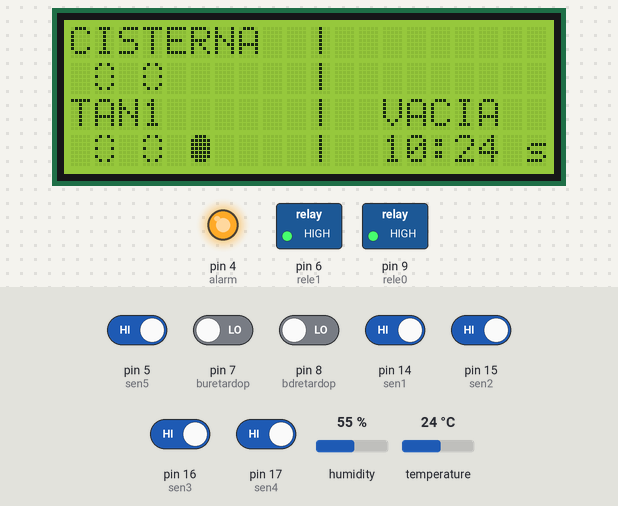
The sketch below on a simulated Arduino Uno, built with avr-gcc and run on an emulated ATmega328P. Parts: 20×4 character LCD, switched loads named in the sketch (green lamp = pin HIGH), output pins drawn as LEDs (lit = HIGH). The inputs (shaded band) are chosen by the test bench; at power-on: pin 5 (sen5), pin 14 (sen1), pin 15 (sen2), pin 16 (sen3), pin 17 (sen4) HIGH, pin 7 (buretardop), pin 8 (bdretardop) LOW, humidity 55 %, temperature 24 °C. The local clock reads 2024-03-15 10:24:30 at power-on unless the sketch sets it; storage starts empty.

Above: at 1.3 s.
1.4 s: pin 14 (sen1) driven LOW
At 2.4 s:
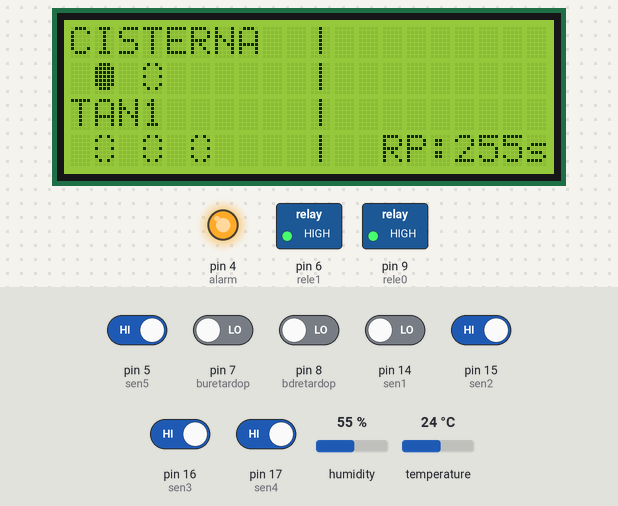
3.6 s: pin 15 (sen2) driven LOW
At 6.2 s:
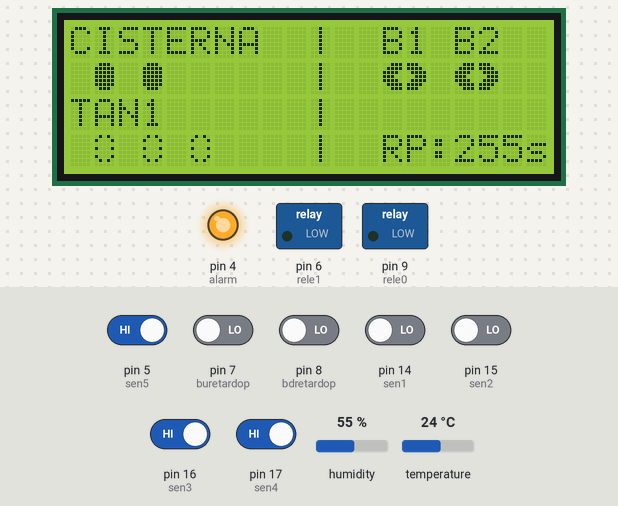
6.5 s: pin 16 (sen3) driven LOW
At 8.0 s:
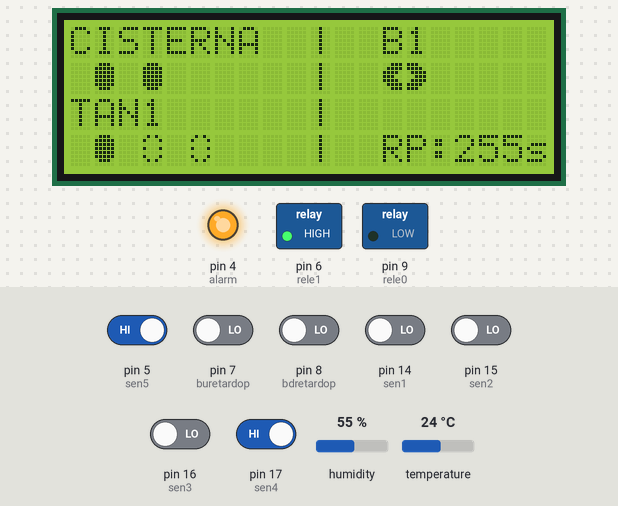
8.8 s: pin 5 (sen5) driven LOW
At 10.0 s:
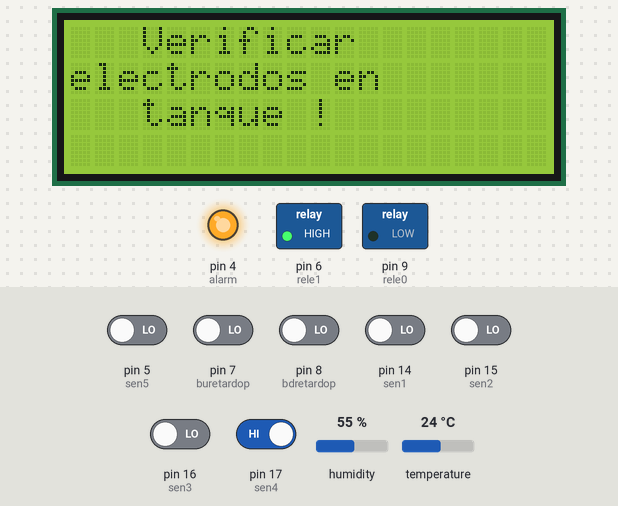
10.9 s: pin 17 (sen4) driven LOW
At 12.2 s:
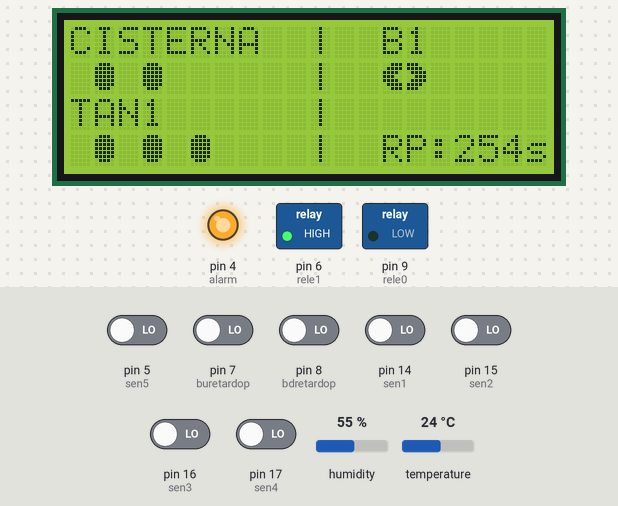
15.1 s: pin 5 (sen5) driven HIGH
At 16.1 s:
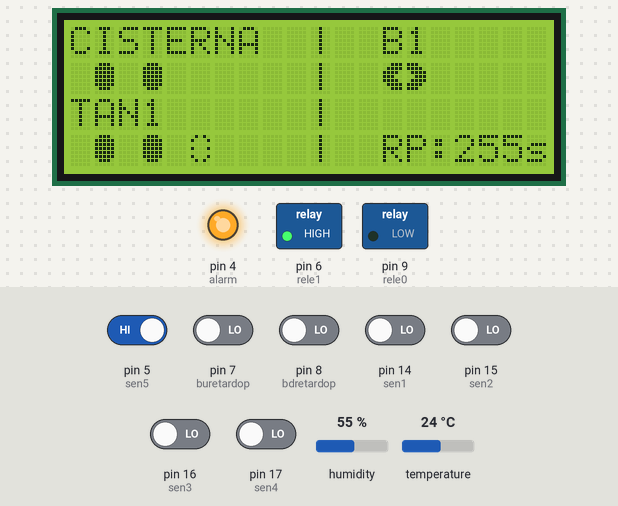
Timing chart, 0 to 18.1 s (numbered marks = the images above; inputs shaded):
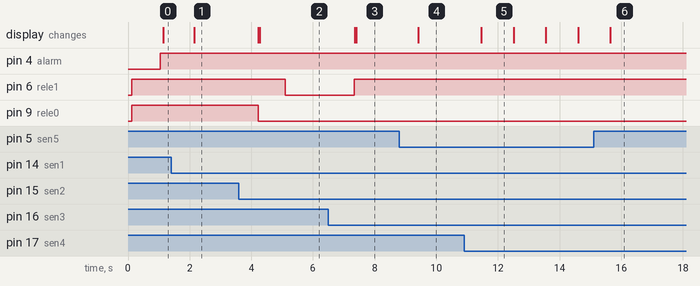

The sketch:

sb1.ino
```cpp
#include <SPI.h>
#include <SD.h>
#include <Wire.h>
#include <EEPROM.h>
#include <DHT11.h>
#include <LiquidCrystal_I2C.h>
#include "RTClib.h"
LiquidCrystal_I2C lcd(0x3F,20,4);
RTC_DS3231 rtc;
int pinHT = 2;
DHT11 dht11(pinHT);
const int rele0 = 9;
const int rele1 = 6;
const int sen1 = 14;
const int sen2 = 15;
const int sen3 = 16;
const int sen4 = 17;
const int sen5 = 5;
const int alarm = 4;
const int buretardop = 7;
const int bdretardop = 8;
int estadobup = 0;
int estadobdown = 0;
float temp, hum;
unsigned long tprevio = 0;
unsigned long tespera = 0;
unsigned long tdelay = 1000;
unsigned long tdelay2 = 900;
byte multip = 2;
bool everificado = false;
bool dverificado = false;
bool muxValue1;
bool muxValue2;
bool muxValue3;
bool muxValue4;
bool muxValue5;
bool vaciadesde;
byte nivelH;
bool sbomba1;
bool sbomba2;
byte albomba;
int anio;
byte mes;
byte dia;
byte hora;
byte minuto;
byte segundo;
int vhora;
int vminuto;
int addr = 0;
byte retardop;
byte vretardo;
byte cdelay;
byte cdelayG;
int esled = LOW;
byte numavisos = 0;
const byte avisoslim = 5;
File miArchivo;
//Símbolo para electrodo con contacto:
byte ccS1[] = {
  B01110,
  B11111,
  B11111,
  B11111,
  B11111,
  B11111,
  B01110,
  B00000
};
//Símbolo para electrodo sin contacto:
byte ccS0[] = {
  B01010,
  B10001,
  B00000,
  B10001,
  B00000,
  B10001,
  B01010,
  B00000
};
//Símbolo para bomba encendida, lado izquierdo:
byte ccBL[] = {
  B00111,
  B01111,
  B11110,
  B11100,
  B11110,
  B01111,
  B00111,
  B00000
};
//Símbolo para bomba encendida, lado derecho:
byte ccBR[] = {
  B11100,
  B11110,
  B01111,
  B00111,
  B01111,
  B11110,
  B11100,
  B00000
};
//Función inicial para sensar electrodos
void inicial(void) {
  muxValue1 = digitalRead(sen1);
  muxValue2 = digitalRead(sen2);
  muxValue3 = digitalRead(sen3);
  muxValue4 = digitalRead(sen4);
  muxValue5 = digitalRead(sen5);
}
//Función para registro en SD
int regtime(int tipo) {
  dht11.read(hum, temp);
  miArchivo = SD.open("REG.CSV", FILE_WRITE);
  if (miArchivo) {
    miArchivo.print(anio, DEC);
    miArchivo.print('/');
    miArchivo.print(mes, DEC);
    miArchivo.print('/');
    miArchivo.print(dia, DEC);
    miArchivo.print(", ");
    miArchivo.print(hora, DEC);
    miArchivo.print(':');
    miArchivo.print(minuto, DEC);
    miArchivo.print(':');
    miArchivo.print(segundo, DEC);
    miArchivo.print(", ");
    miArchivo.print(temp, 0);
    miArchivo.print(", ");
    miArchivo.print(hum, 0);
    miArchivo.print(", ");
    miArchivo.println(tipo);
    miArchivo.close();
  }
}
//Función alternado y simultaneado de bomba
void cambiabomba() {
  if (albomba == 3) {
    sbomba1 = true;
    sbomba2 = false;
    albomba = 1;
    regtime(1);
  } else if (albomba == 1) {
    sbomba1 = true;
    sbomba2 = false;
    regtime(1);
  } else if (albomba == 2) {
    sbomba1 = false;
    sbomba2 = true;
    regtime(2);
  }
}
void setup() {
  pinMode(sen1, INPUT);
  pinMode(sen2, INPUT);
  pinMode(sen3, INPUT);
  pinMode(sen4, INPUT);
  pinMode(sen5, INPUT);
  pinMode(alarm, OUTPUT);
  pinMode(buretardop, INPUT);
  pinMode(bdretardop, INPUT);
  lcd.init();
  lcd.backlight();
  lcd.createChar(0,ccS0);
  lcd.createChar(1,ccS1);
  lcd.createChar(2,ccBL);
  lcd.createChar(3,ccBR);
  everificado = false;
  dverificado = false;
  cdelay = 0;
  cdelayG = 0;
  nivelH = 6;
  //Valor de retardo al paro si no tiene un valor, descomentar la siguiente línea
  //EEPROM.write(addr, 3);
  vretardo = EEPROM.read(addr);
  if (vretardo > 0) {
    retardop = vretardo;
  } else {
    retardop = 0;
  }
  sbomba1 = false;
  sbomba2 = false;
  albomba = 0;
  SD.begin();
  rtc.begin();
//Ajustar reloj RTC con programación, descomentar la siguiente línea
//  rtc.adjust(DateTime(F(__DATE__), F(__TIME__)));
}
void loop() {
  tespera = millis();
  DateTime now = rtc.now();
  anio = now.year();
  mes = now.month();
  dia = now.day();
  hora = now.hour();
  minuto = now.minute();
  segundo = now.second();
  estadobup = digitalRead(buretardop);
  estadobdown = digitalRead(bdretardop);
  //Si se presiona el botón respectivo, se ajusta el retardo al paro
  if (estadobup == HIGH) {
    if(retardop < 600) {
      retardop++;
      EEPROM.update(addr, retardop);
    }
  }
  if (estadobdown == HIGH) {
    if (retardop >= 1) {
      retardop--;
      EEPROM.update(addr, retardop);
    }
  }
  //Se ejecuta el programa, verificando electrodos cada tiempo determinado
  //sin usar delay, según el tiempo establecido en tdelay
  if (tespera > tprevio + tdelay) {
    tprevio = tespera;
    inicial();
    if (muxValue1 == 1 && muxValue2 == 1) {
      sbomba1 = false;
      sbomba2 = false;
      //Activa alarma sonora o visual según lo que se conecte
      if (numavisos < avisoslim) {
        if (esled == LOW) {
          esled = HIGH;
          numavisos++;
        } else {
          esled = LOW;
        }
        digitalWrite(alarm, esled);
      } else {
        digitalWrite(alarm, LOW);
      }
      //Determina la hora desde la cual se detecta cisterna vacía
      if (vaciadesde == 0) {
        vhora = hora;
        vminuto = minuto;
        vaciadesde = 1;
        regtime(3);
      } else {
        vaciadesde = 1;
      }
    } else if (muxValue1 == 1 && muxValue2 == 0) {
      sbomba1 = false;
      sbomba2 = false;
      numavisos = 0;
    } else {
      if (muxValue3 == 0 && muxValue4 == 0 && muxValue5 == 0) {
        if (cdelay >= retardop && nivelH != 3) {
          sbomba1 = false;
          sbomba2 = false;
          regtime(5);
          nivelH = 3;
        } else {
          cdelay++;
        }
      } else {
        cdelay = 0;
        if (cdelayG >= multip) {
          if (muxValue1 == 0 && muxValue2 == 1) {
            vaciadesde = 0;
            numavisos = 0;
            if (muxValue3 == 0 && muxValue4 == 1 && muxValue5 == 1) {
              if (sbomba1 == true && sbomba2 == true) {
                albomba++;
                cambiabomba();
              }
              nivelH = 2;
            } else if (muxValue3 == 0 && muxValue4 == 0 && muxValue5 == 1) {
              if (sbomba1 == true && sbomba2 == true) {
                albomba++;
                cambiabomba();
              }
              nivelH = 1;
            } else {
              nivelH = 4;
            }
          } else if (muxValue1 == 0 && muxValue2 == 0) {
            vaciadesde = 0;
            numavisos = 0;
            if (muxValue3 == 0 && muxValue4 == 0 && muxValue5 == 1) {
              nivelH = 2;
            }
            if (muxValue3 == 0 && muxValue4 == 1 && muxValue5 == 1 && nivelH != 1) {
              albomba++;
              cambiabomba();
              nivelH = 1;
            }
            if (muxValue3 == 1 && muxValue4 == 1 && muxValue5 == 1 && nivelH != 0) {
              sbomba1 = true;
              sbomba2 = true;
              regtime(6);
              nivelH = 0;
            }
          }
          cdelayG = 0;
        } else {
          cdelayG++;
        }
      }
    }
  }
  //Activa o desactiva los reles para control de bomba
  if (sbomba1 == true && sbomba2 == true) {
    if (albomba == 2) {
      pinMode(rele1, OUTPUT);
      pinMode(rele0, OUTPUT);
      digitalWrite(rele1, LOW);
      if (tespera > tprevio + tdelay2){
        digitalWrite(rele0, LOW);
      }
    } else {
      pinMode(rele0, OUTPUT);
      pinMode(rele1, OUTPUT);
      digitalWrite(rele0, LOW);
      if (tespera > tprevio + tdelay2){
        digitalWrite(rele1, LOW);
      }
    }
  } else if (sbomba1 == true && sbomba2 == false) {
    pinMode(rele0, OUTPUT);
    digitalWrite(rele0, LOW);
    pinMode(rele1, OUTPUT);
    digitalWrite(rele1, HIGH);
  } else if (sbomba1 == false && sbomba2 == true) {
    pinMode(rele0, OUTPUT);
    digitalWrite(rele0, HIGH);
    pinMode(rele1, OUTPUT);
    digitalWrite(rele1, LOW);
  } else if (sbomba1 == false && sbomba2 == false) {
    pinMode(rele0, OUTPUT);
    digitalWrite(rele0, HIGH);
    pinMode(rele1, OUTPUT);
    digitalWrite(rele1, HIGH);
  }
  //Primero evalúa problemas con electrodos mal posicionados para ver en LCD,
  //si no hay problema, muestra electrodos, bombas, retardo al paro y eventos
  if (muxValue3 == 1 && muxValue4 == 0 && muxValue5 == 1) {
    //limpiar una vez
    if (dverificado == true){
      lcd.clear();
      dverificado = !dverificado;
    }
    lcd.setCursor(3,0);
    lcd.print("Verificar");
    lcd.setCursor(0,1);
    lcd.print("electrodos en");
    lcd.setCursor(3,2);
    lcd.print("tanque !");
    everificado = true;
  } else if (muxValue3 == 0 && muxValue4 == 1 && muxValue5 == 0) {
    //limpiar una vez
    if (dverificado == true){
      lcd.clear();
      dverificado = !dverificado;
    }
    lcd.setCursor(3,0);
    lcd.print("Verificar");
    lcd.setCursor(0,1);
    lcd.print("electrodos en");
    lcd.setCursor(3,2);
    lcd.print("tanque !");
    everificado = true;
  } else if (muxValue3 == 1 && muxValue4 == 1 && muxValue5 == 0) {
    //limpiar una vez
    if (dverificado == true){
      lcd.clear();
      dverificado = !dverificado;
    }
    lcd.setCursor(3,0);
    lcd.print("Verificar");
    lcd.setCursor(0,1);
    lcd.print("electrodos en");
    lcd.setCursor(3,2);
    lcd.print("tanque !");
    everificado = true;
  } else if (muxValue3 == 1 && muxValue4 == 0 && muxValue5 == 0) {
    //limpiar una vez
    if (dverificado == true){
      lcd.clear();
      dverificado = !dverificado;
    }
    lcd.setCursor(3,0);
    lcd.print("Verificar");
    lcd.setCursor(0,1);
    lcd.print("electrodos en");
    lcd.setCursor(3,2);
    lcd.print("tanque !");
    everificado = true;
  } else if (muxValue1 == 1 && muxValue2 == 0) {
    //limpiar una vez
    if (dverificado == true){
      lcd.clear();
      dverificado = !dverificado;
    }
    lcd.setCursor(3,0);
    lcd.print("Verificar");
    lcd.setCursor(0,1);
    lcd.print("electrodos en");
    lcd.setCursor(3,2);
    lcd.print("cisterna !");
    everificado = true;
  } else {
    //limpiar una vez
    if (everificado == true) {
      lcd.clear();
      everificado = !everificado;
    }
    if (muxValue2 == 1) {
      lcd.setCursor(3,1);
      lcd.write(byte(0));
    } else {
      lcd.setCursor(3,1);
      lcd.write(byte(1));
    }
    lcd.setCursor(0,2);
    lcd.print("TAN1");
    if (muxValue3 == 1) {
      lcd.setCursor(1,3);
      lcd.write(byte(0));
    } else {
      lcd.setCursor(1,3);
      lcd.write(byte(1));
    }
    if (muxValue4 == 1) {
      lcd.setCursor(3,3);
      lcd.write(byte(0));
    } else {
      lcd.setCursor(3,3);
      lcd.write(byte(1));
    }
    lcd.setCursor(10,0);
    lcd.print("|");
    lcd.setCursor(10,1);
    lcd.print("|");
    lcd.setCursor(10,2);
    lcd.print("|");
    lcd.setCursor(10,3);
    lcd.print("|");
    lcd.setCursor(0,0);
    lcd.print("CISTERNA");
    if (muxValue1 == 1) {
      lcd.setCursor(1,1);
      lcd.write(byte(0));
      lcd.setCursor(13,2);
      lcd.print("VACIA");
      if (vhora < 10){
        lcd.setCursor(14,3);
        lcd.print(vhora);
      } else {
        lcd.setCursor(13,3);
        lcd.print(vhora);
      }
      lcd.setCursor(15,3);
      lcd.print(":");
      lcd.setCursor(16,3);
      lcd.print(vminuto);
      if (vminuto < 10) {
        lcd.setCursor(17,3);
        lcd.print("  ");
      } else {
        lcd.setCursor(18,3);
        lcd.print(" ");
      }
    } else {
      lcd.setCursor(1,1);
      lcd.write(byte(1));
      lcd.setCursor(13,2);
      lcd.print("     ");
      lcd.setCursor(13,3);
      lcd.print("RP:");
      if (muxValue5 == 1) {
        lcd.setCursor(5,3);
        lcd.write(byte(0));
        lcd.setCursor(16,3);
        lcd.print(retardop);
        if (retardop < 10) {
          lcd.setCursor(17,3);
          lcd.print("s  ");
        } else if (retardop >= 10 && retardop < 100) {
          lcd.setCursor(18,3);
          lcd.print("s ");
        } else if (retardop >= 100) {
          lcd.setCursor(19,3);
          lcd.print("s");
        }
      } else {
        lcd.setCursor(5,3);
        lcd.write(byte(1));
        if (sbomba1 == false && sbomba2 == false) {
          lcd.setCursor(16,3);
          lcd.print(retardop);
          if (retardop < 10) {
            lcd.setCursor(17,3);
            lcd.print("s  ");
          } else if (retardop >= 10 && retardop < 100) {
            lcd.setCursor(18,3);
            lcd.print("s ");
          } else if (retardop >= 100) {
            lcd.setCursor(19,3);
            lcd.print("s");
          }
        } else {
          lcd.setCursor(16,3);
          lcd.print(retardop - cdelay);
          if (retardop - cdelay < 10) {
            lcd.setCursor(17,3);
            lcd.print("s  ");
          } else if (retardop - cdelay >= 10 && retardop < 100) {
            lcd.setCursor(18,3);
            lcd.print("s ");
          } else if (retardop - cdelay >= 100) {
            lcd.setCursor(19,3);
            lcd.print("s");
          }
        }
      }
    }
    if (sbomba1 == true) {
      lcd.setCursor(13,0);
      lcd.print("B1");
      lcd.setCursor(13,1);
      lcd.write(byte(2));
      lcd.setCursor(14,1);
      lcd.write(byte(3));
    } else {
      lcd.setCursor(13,0);
      lcd.print("  ");
      lcd.setCursor(13,1);
      lcd.print(" ");
      lcd.setCursor(14,1);
      lcd.print(" ");
    }
    if (sbomba2 == true) {
      lcd.setCursor(16,0);
      lcd.print("B2");
      lcd.setCursor(16,1);
      lcd.write(byte(2));
      lcd.setCursor(17,1);
      lcd.write(byte(3));
    } else {
      lcd.setCursor(16,0);
      lcd.print("  ");
      lcd.setCursor(16,1);
      lcd.print(" ");
      lcd.setCursor(17,1);
      lcd.print(" ");
    }
    dverificado = true;
  }
}
```

Measured:
- after the input at 1.4 s, pin 4 (alarm): stays HIGH (without the input it goes to LOW after 0.70 s); the display: changes after 0.75 s (image 1)
- after the input at 3.6 s, pin 6 (rele1): HIGH → LOW after 1.5 s; pin 9 (rele0): HIGH → LOW after 0.63 s; the display: first changes after 0.63 s (image 2 shows a later state)
- after the input at 6.5 s, pin 6 (rele1): LOW → HIGH after 0.84 s; the display: first changes after 0.85 s (image 3 shows a later state)
- after the input at 8.8 s, the display: changes after 0.61 s (image 4)
- after the input at 10.9 s, the display: changes after 0.56 s (image 5)
- after the input at 15.1 s, the display: changes after 0.55 s (image 6)
- what the display in image 5 shows lasts 1.0 s, from 11.5 s to 12.5 s
